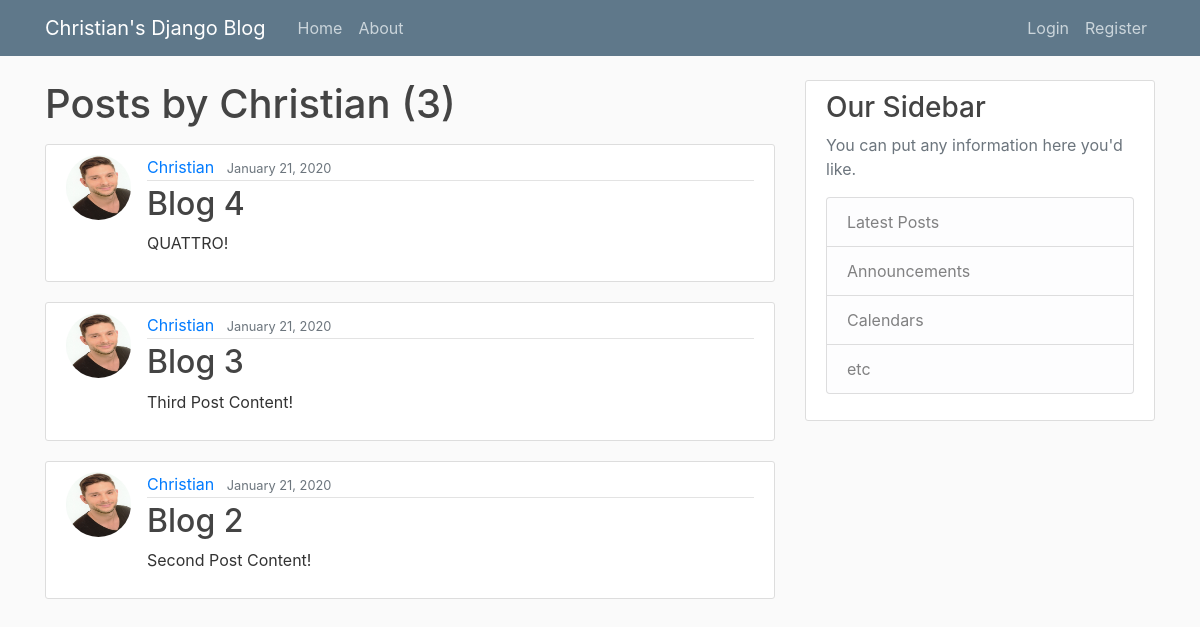
Page /user/Christian on the earlier database version.
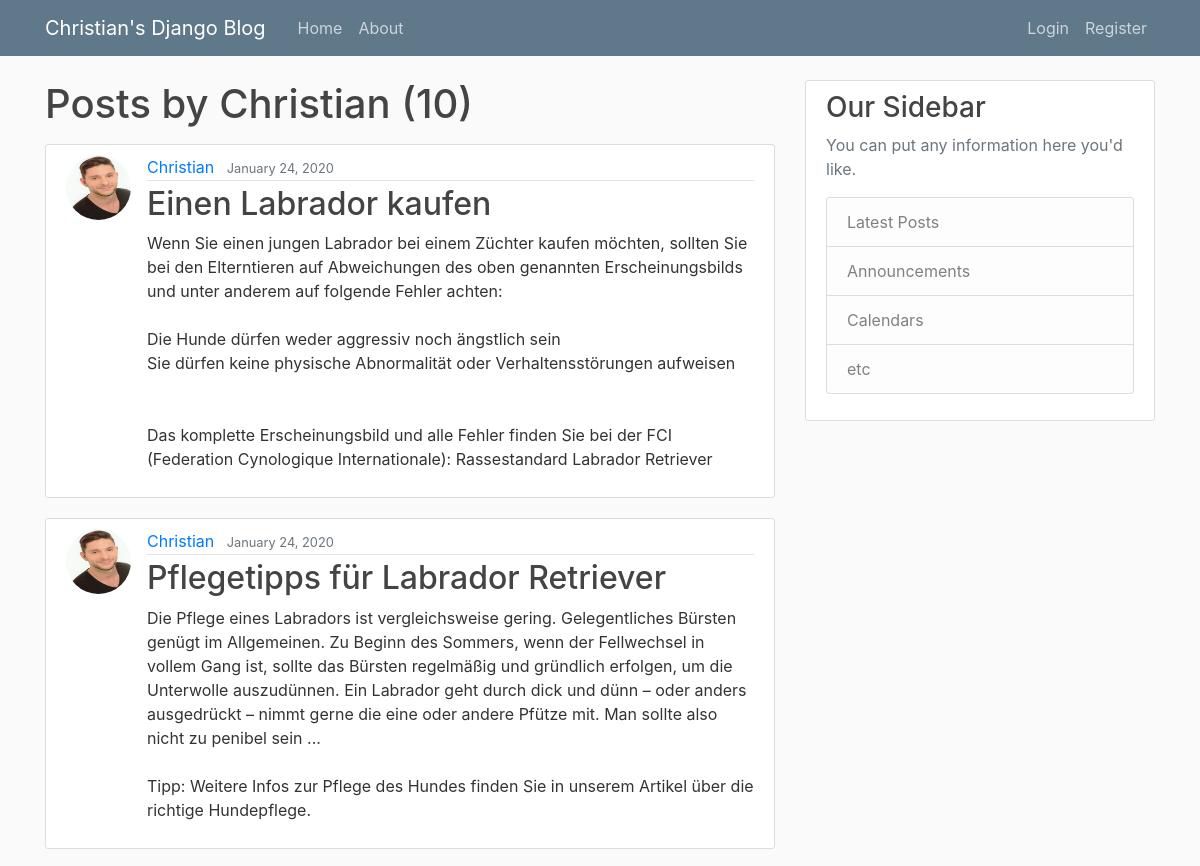
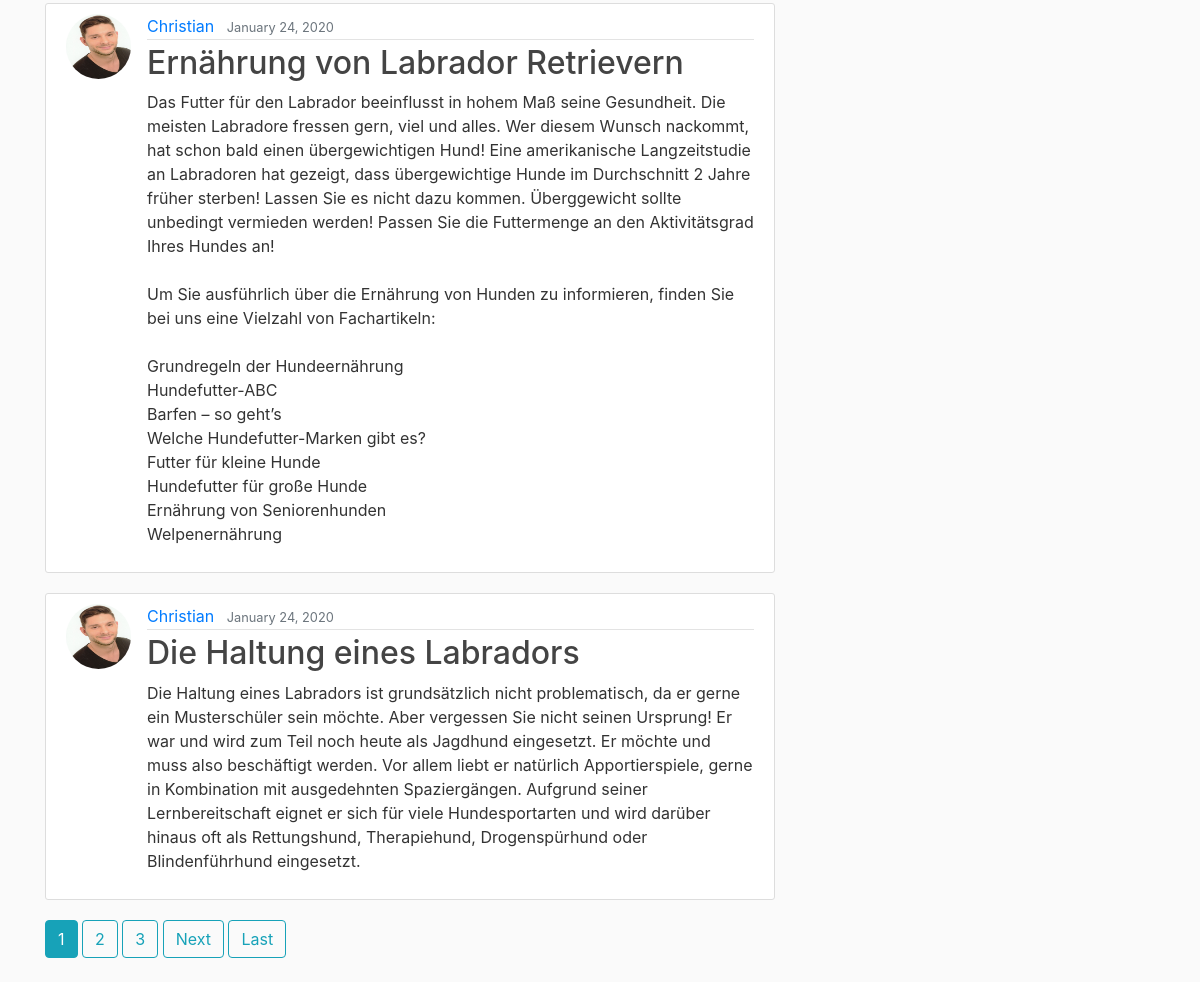
Same page on the later database version (2 pictures, top to bottom).
### blog/models.py (models this page shows, shortened)
class Post(models.Model):
	title = models.CharField(max_length=100)
	content = models.TextField()
	date_posted = models.DateTimeField(default=timezone.now)
	author = models.ForeignKey(User, on_delete=models.CASCADE)

### users/models.py (models this page shows, shortened)
class Profile(models.Model):
	user = models.OneToOneField(User, on_delete=models.CASCADE)
	image = models.ImageField(default='default.jpg', upload_to='profile_pics')

### blog/views.py (the view)
# urls.py: path('user/<str:username>', UserPostListView.as_view(), name='user-posts'),
class UserPostListView(ListView):
    model = Post
    template_name = 'blog/user_posts.html'  # <app>/<model>_<viewtype>.html
    context_object_name = 'posts'
    paginate_by = 4
    def get_queryset(self):
        user = get_object_or_404(User, username=self.kwargs.get('username'))
        return Post.objects.filter(author=user).order_by('-date_posted')

### blog/templates/blog/user_posts.html (shortened to what this page needs)
{% extends "blog/base.html" %}
{% block content %}
    <h1 class="mb-3">Posts by {{ view.kwargs.username }} ({{ page_obj.paginator.count }})</h1>
    {% for post in posts %}
        <article class="media content-section">
          <img class="rounded-circle article-img" src="{{ post.author.profile.image.url }}">
          <div class="media-body">
            <div class="article-metadata">
              <a class="mr-2" href="{% url 'user-posts' post.author.username %}">{{ post.author }}</a>
              <small class="text-muted">{{ post.date_posted|date:"F d, Y" }}</small>
            </div>
            <h2><a class="article-title" href="{% url 'post-detail' post.id %}">{{ post.title }}</a></h2>
            <p class="article-content">{{ post.content }}</p>
          </div>
        </article>
    {% endfor %}
    {% if is_paginated %}
      {% for num in page_obj.paginator.page_range %}
        {% if page_obj.number == num %}
          <a class="btn btn-info mb-4" href="?page={{ num }}">{{ num }}</a>
        {% elif num > page_obj.number|add:'-3' and num < page_obj.number|add:'3' %}
          <a class="btn btn-outline-info mb-4" href="?page={{ num }}">{{ num }}</a>
        {% endif %}
      {% endfor %}
      {% if page_obj.has_next %}
        <a class="btn btn-outline-info mb-4" href="?page={{ page_obj.next_page_number }}">Next</a>
        <a class="btn btn-outline-info mb-4" href="?page={{ page_obj.paginator.num_pages }}">Last</a>
      {% endif %}
    {% endif %}
{% endblock content %}

### blog/templates/blog/base.html (shortened to what this page needs)
{% load static %}
<!DOCTYPE html>
<html>
<head>
    <link rel="stylesheet" href="https://maxcdn.bootstrapcdn.com/bootstrap/4.0.0/css/bootstrap.min.css">
	<link rel="stylesheet" type="text/css" href="{% static 'blog/main.css' %}">
</head>
<body>
<header class="site-header">
  <nav class="navbar navbar-expand-md navbar-dark bg-steel fixed-top">
    <div class="container">
      <a class="navbar-brand mr-4" href="{% url 'blog-home'%}">Christian's Django Blog</a>
      <div class="collapse navbar-collapse" id="navbarToggle">
        <div class="navbar-nav mr-auto">
          <a class="nav-item nav-link" href="{% url 'blog-home'%}">Home</a>
          <a class="nav-item nav-link" href="{% url 'blog-about'%}">About</a>
        </div>
        <div class="navbar-nav">
          {% if user.is_authenticated %}
          <a class="nav-item nav-link" href="{% url 'post-create' %}">New Post </a>
          <a class="nav-item nav-link" href="{% url 'logout' %}">Logout</a>
          <a class="nav-item nav-link" href="{% url 'profile' %}">Profile</a>
          {% else %}
          <a class="nav-item nav-link" href="{% url 'login' %}">Login</a>
          <a class="nav-item nav-link" href="{% url 'register'%}">Register</a>
          {% endif %}
        </div>
      </div>
    </div>
  </nav>
</header>
<main role="main" class="container">
  <div class="row">
    <div class="col-md-8">
      {% block content %}{% endblock %}
    </div>
    <div class="col-md-4">
      <div class="content-section">
        <h3>Our Sidebar</h3>
        <p class='text-muted'>You can put any information here you'd like.
          <ul class="list-group">
            <li class="list-group-item list-group-item-light">Latest Posts</li>
            <li class="list-group-item list-group-item-light">Announcements</li>
            <li class="list-group-item list-group-item-light">Calendars</li>
            <li class="list-group-item list-group-item-light">etc</li>
          </ul>
        </p>
      </div>
    </div>
  </div>
</main>
</body>
</html>

### blog/static/blog/main.css (style rules this page uses)
body { background: #fafafa; color: #333333; margin-top: 5rem; }
h1, h2, h3, h4, h5, h6 { color: #444444; }
ul { margin: 0; }
.bg-steel { background-color: #5f788a; }
.site-header .navbar-nav .nav-link { color: #cbd5db; }
.content-section { background: #ffffff; padding: 10px 20px; border: 1px solid #dddddd; border-radius: 3px; margin-bottom: 20px; }
.article-title { color: #444444; }
.article-content { white-space: pre-line; }
.article-img { height: 65px; width: 65px; margin-right: 16px; }
.article-metadata { padding-bottom: 1px; margin-bottom: 4px; border-bottom: 1px solid #e3e3e3 }

Differences in the rows shown:
no longer on this page (row unchanged): Post: author.profile.image (picture), author "Christian", date_posted "January 21, 2020", title "Blog 4", content "QUATTRO!"
no longer on this page (row unchanged): Post: author.profile.image (picture), author "Christian", date_posted "January 21, 2020", title "Blog 3", content "Third Post Content!"
no longer on this page (row unchanged): Post: author.profile.image (picture), author "Christian", date_posted "January 21, 2020", title "Blog 2", content "Second Post Content!"
added Post: author.profile.image (picture), author "Christian", date_posted "January 24, 2020", title "Einen Labrador kaufen", content "Wenn Sie einen jungen Labrador bei einem Züchter kaufen möchten, sollten Sie bei den Elterntieren auf Abweichungen des oben genannten Erscheinungsbilds und unter anderem auf folgende Fehler achten: Die Hunde dürfen weder aggressiv noch ängstlich sein Sie dürfen keine physische Abnormalität oder Verhaltensstörungen aufweisen Das komplette Erscheinungsbild und alle Fehler finden Sie bei der FCI (Federation Cynologique Internationale): Rassestandard Labrador Retriever"
added Post: author.profile.image (picture), author "Christian", date_posted "January 24, 2020", title "Pflegetipps für Labrador Retriever", content "Die Pflege eines Labradors ist vergleichsweise gering. Gelegentliches Bürsten genügt im Allgemeinen. Zu Beginn des Sommers, wenn der Fellwechsel in vollem Gang ist, sollte das Bürsten regelmäßig und gründlich erfolgen, um die Unterwolle auszudünnen. Ein Labrador geht durch dick und dünn – oder anders ausgedrückt – nimmt gerne die eine oder andere Pfütze mit. Man sollte also nicht zu penibel sein ... Tipp: Weitere Infos zur Pflege des Hundes finden Sie in unserem Artikel über die richtige Hundepflege."
added Post: author.profile.image (picture), author "Christian", date_posted "January 24, 2020", title "Ernährung von Labrador Retrievern", content "Das Futter für den Labrador beeinflusst in hohem Maß seine Gesundheit. Die meisten Labradore fressen gern, viel und alles. Wer diesem Wunsch nackommt, hat schon bald einen übergewichtigen Hund! Eine amerikanische Langzeitstudie an Labradoren hat gezeigt, dass übergewichtige Hunde im Durchschnitt 2 Jahre früher sterben! Lassen Sie es nicht dazu kommen. Überggewicht sollte unbedingt vermieden werden! Passen Sie die Futtermenge an den Aktivitätsgrad Ihres Hundes an! Um Sie ausführlich über die Ernährung von Hunden zu informieren, finden Sie bei uns eine Vielzahl von Fachartikeln: Grundregeln der Hundeernährung Hundefutter-ABC Barfen – so geht’s Welche Hundefutter-Marken gibt es? Futter für…"
added Post: author.profile.image (picture), author "Christian", date_posted "January 24, 2020", title "Die Haltung eines Labradors", content "Die Haltung eines Labradors ist grundsätzlich nicht problematisch, da er gerne ein Musterschüler sein möchte. Aber vergessen Sie nicht seinen Ursprung! Er war und wird zum Teil noch heute als Jagdhund eingesetzt. Er möchte und muss also beschäftigt werden. Vor allem liebt er natürlich Apportierspiele, gerne in Kombination mit ausgedehnten Spaziergängen. Aufgrund seiner Lernbereitschaft eignet er sich für viele Hundesportarten und wird darüber hinaus oft als Rettungshund, Therapiehund, Drogenspürhund oder Blindenführhund eingesetzt."
Other differences:
{{ page_obj.paginator.count }}: "3" → "10"
new list line: "1"
new list line: "2"
new list line: "3"
text now shown: "Next Last"
